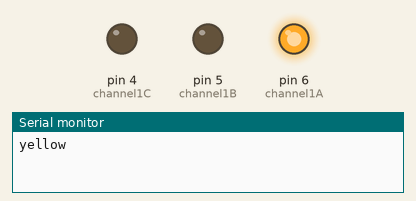
Simulated run of this sketch. Board: Arduino Uno, built with avr-gcc and run on an emulated ATmega328P. Parts: output pins drawn as LEDs (lit = HIGH), the last lines printed to the serial monitor.

Above: at 5.0 s.
At 15.0 s:
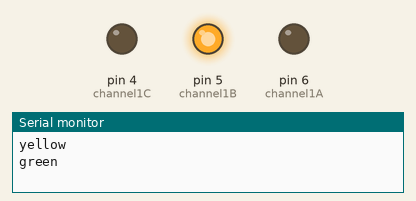
At 25.0 s:
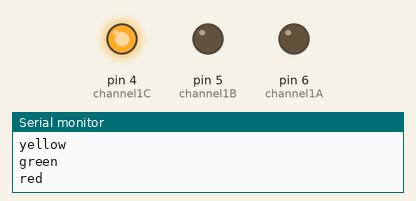
Timing chart, 0 to 39.0 s (numbered marks = the images above):
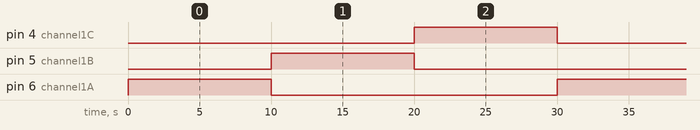

The sketch:

traffic.ino
```cpp
#define channel1A 6
#define channel1B 5
#define channel1C 4

void setup(){
  //Init Serial USB
  Serial.begin(9600);
   pinMode(channel1A, OUTPUT);
  pinMode(channel1B, OUTPUT);
  pinMode(channel1C, OUTPUT);
}


void loop(){
  digitalWrite(channel1A, 1);
  Serial.println("yellow");
  delay(10000);
  digitalWrite(channel1A,0);

  digitalWrite(channel1B, 1);
  Serial.println("green");
  delay(10000);
  digitalWrite(channel1B,0);

  digitalWrite(channel1C, 1);
  Serial.println("red");
  delay(10000);
  digitalWrite(channel1C,0);
  Serial.flush();
}
```

Measured:
- by itself, pin 4 (channel1C), pin 5 (channel1B), pin 6 (channel1A): alternates HIGH for 10.0 s and LOW for 20.0 s
- by itself, everything shown: repeats every 30.0 s, in 4 steps
